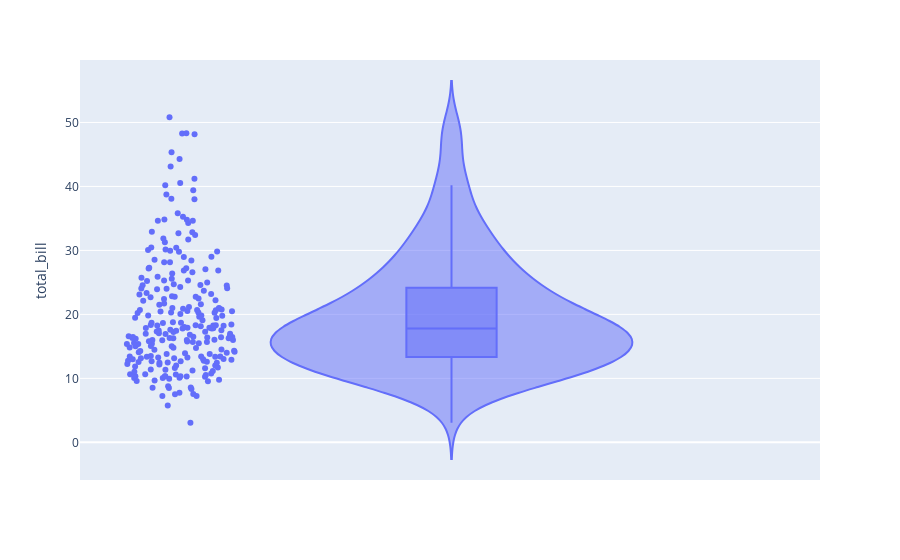
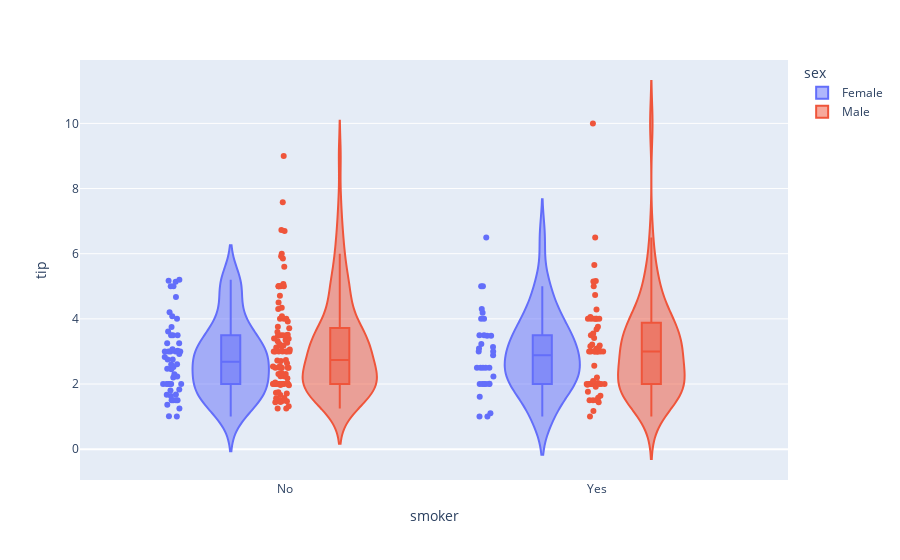
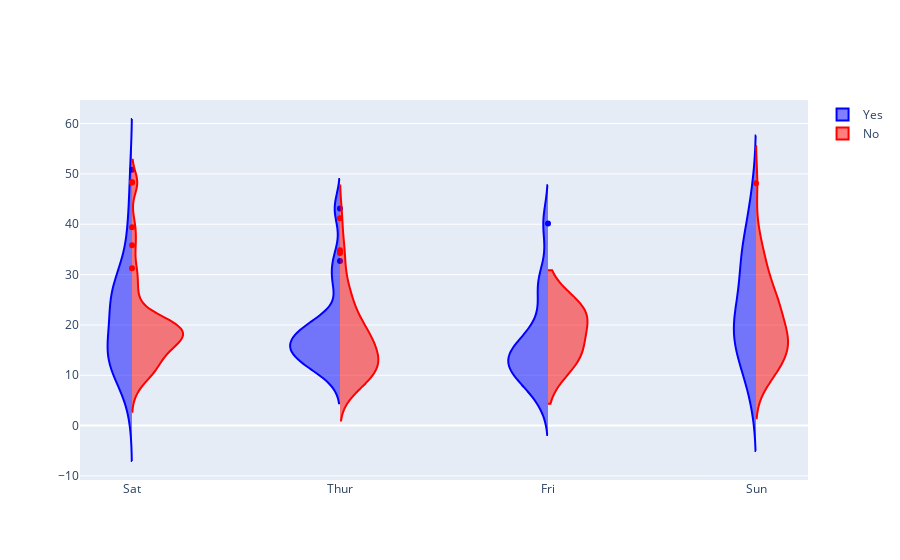

Notebook code cell kept with these figures, in order:
### Code cell
# Step 6: Show the violin plots
basic_violin_plot.show()
multiple_violin_plot.show()
customized_violin_plot.show()

### Figure 1 — Plotly figure (JSON) as saved in the notebook; plotly's stock layout.template omitted (floating-point values rounded to 4 significant figures; data arrays with more than 128 entries replaced by an {"elided": "..."} marker saying what was removed)
{"data": [{"alignmentgroup": "True", "box": {"visible": true}, "hovertemplate": "total_bill=%{y}<extra></extra>", "legendgroup": "", "marker": {"color": "#636efa"}, "name": "", "offsetgroup": "", "orientation": "v", "points": "all", "scalegroup": "True", "showlegend": false, "type": "violin", "x0": " ", "xaxis": "x", "y": {"elided": "244 float values"}, "y0": " ", "yaxis": "y"}], "layout": {"legend": {"tracegroupgap": 0}, "margin": {"t": 60}, "violinmode": "group", "xaxis": {"anchor": "y", "domain": [0, 1]}, "yaxis": {"anchor": "x", "domain": [0, 1], "title": {"text": "total_bill"}}}}

### Figure 2 — Plotly figure (JSON) as saved in the notebook; plotly's stock layout.template omitted (floating-point values rounded to 4 significant figures; data arrays with more than 128 entries replaced by an {"elided": "..."} marker saying what was removed)
{"data": [{"alignmentgroup": "True", "box": {"visible": true}, "customdata": {"elided": "87x5 mixed values"}, "hovertemplate": "sex=%{customdata[1]}<br>smoker=%{x}<br>tip=%{y}<br>total_bill=%{customdata[0]}<br>day=%{customdata[2]}<br>time=%{customdata[3]}<br>size=%{customdata[4]}<extra></extra>", "legendgroup": "Female", "marker": {"color": "#636efa"}, "name": "Female", "offsetgroup": "Female", "orientation": "v", "points": "all", "scalegroup": "True", "showlegend": true, "type": "violin", "x": ["No", "No", "No", "No", "No", "No", "No", "No", "No", "No", "No", "No", "No", "No", "No", "No", "Yes", "No", "Yes", "Yes", "No", "No", "No", "Yes", "Yes", "No", "Yes", "Yes", "Yes", "Yes", "No", "Yes", "No", "No", "No", "No", "No", "No", "No", "No", "No", "No", "No", "No", "No", "No", "No", "No", "No", "No", "No", "No", "No", "No", "No", "No", "No", "No", "No", "No", "No", "Yes", "Yes", "Yes", "Yes", "Yes", "Yes", "Yes", "Yes", "Yes", "Yes", "Yes", "Yes", "Yes", "Yes", "Yes", "Yes", "Yes", "Yes", "Yes", "No", "Yes", "Yes", "Yes", "No", "Yes", "No"], "x0": " ", "xaxis": "x", "y": [1.01, 3.61, 5, 3.02, 1.67, 3.5, 2.75, 2.23, 3, 3, 2.45, 3.07, 2.6, 5.2, 1.5, 2.47, 1, 3, 3.14, 5, 2.2, 1.83, 5.17, 1, 4.3, 3.25, 2.5, 3, 2.5, 3.48, 4.08, 4, 1, 4, 3.5, 1.5, 1.8, 2.92, 1.68, 2.52, 4.2, 2, 2, 2.83, 1.5, 2, 3.25, 1.25, 2, 2, 2.75, 3.5, 5, 2.3, 1.5, 1.36, 1.63, 5.14, 3.75, 2.61, 2, 3, 1.61, 2, 4, 3.5, 3.5, 4.19, 5, 2, 2.01, 2, 2.5, 3.23, 2.23, 2.5, 6.5, 1.1, 3.09, 3.48, 3, 2.5, 2, 2.88, 4.67, 2, 3], "y0": " ", "yaxis": "y"}, {"alignmentgroup": "True", "box": {"visible": true}, "customdata": {"elided": "157x5 mixed values"}, "hovertemplate": "sex=%{customdata[1]}<br>smoker=%{x}<br>tip=%{y}<br>total_bill=%{customdata[0]}<br>day=%{customdata[2]}<br>time=%{customdata[3]}<br>size=%{customdata[4]}<extra></extra>", "legendgroup": "Male", "marker": {"color": "#EF553B"}, "name": "Male", "offsetgroup": "Male", "orientation": "v", "points": "all", "scalegroup": "True", "showlegend": true, "type": "violin", "x": {"elided": "157 str values"}, "x0": " ", "xaxis": "x", "y": {"elided": "157 float values"}, "y0": " ", "yaxis": "y"}], "layout": {"legend": {"title": {"text": "sex"}, "tracegroupgap": 0}, "margin": {"t": 60}, "violinmode": "group", "xaxis": {"anchor": "y", "domain": [0, 1], "title": {"text": "smoker"}}, "yaxis": {"anchor": "x", "domain": [0, 1], "title": {"text": "tip"}}}}

### Figure 3 — Plotly figure (JSON) as saved in the notebook; plotly's stock layout.template omitted (floating-point values rounded to 4 significant figures; data arrays with more than 128 entries replaced by an {"elided": "..."} marker saying what was removed)
{"data": [{"legendgroup": "Yes", "line": {"color": "blue"}, "name": "Yes", "scalegroup": "Yes", "side": "negative", "type": "violin", "x": ["Sat", "Sat", "Sat", "Sat", "Sat", "Sat", "Sat", "Sat", "Sat", "Sat", "Sat", "Thur", "Thur", "Fri", "Fri", "Fri", "Fri", "Fri", "Fri", "Fri", "Fri", "Fri", "Sat", "Sat", "Sat", "Sat", "Sat", "Sat", "Thur", "Sun", "Sat", "Sat", "Sat", "Sat", "Sun", "Sun", "Sun", "Sun", "Sun", "Sun", "Sun", "Sun", "Sun", "Sun", "Sun", "Sun", "Sun", "Sun", "Sun", "Sun", "Sun", "Sun", "Thur", "Thur", "Thur", "Thur", "Thur", "Thur", "Thur", "Thur", "Thur", "Thur", "Thur", "Thur", "Thur", "Thur", "Sat", "Sat", "Sat", "Sat", "Sat", "Sat", "Sat", "Sat", "Sat", "Sat", "Sat", "Sat", "Sat", "Fri", "Fri", "Fri", "Fri", "Fri", "Fri", "Sat", "Sat", "Sat", "Sat", "Sat", "Sat", "Sat", "Sat"], "y": [38.01, 11.24, 20.29, 13.81, 11.02, 18.29, 3.07, 15.01, 26.86, 25.28, 17.92, 19.44, 32.68, 28.97, 5.75, 16.32, 40.17, 27.28, 12.03, 21.01, 11.35, 15.38, 44.3, 22.42, 15.36, 20.49, 25.21, 14.31, 16, 17.51, 10.59, 10.63, 50.81, 15.81, 7.25, 31.85, 16.82, 32.9, 17.89, 14.48, 9.6, 34.63, 34.65, 23.33, 45.35, 23.17, 40.55, 20.9, 30.46, 18.15, 23.1, 15.69, 19.81, 28.44, 15.48, 16.58, 10.34, 43.11, 13, 13.51, 18.71, 12.74, 13, 16.4, 20.53, 16.47, 26.59, 38.73, 24.27, 12.76, 30.06, 25.89, 13.27, 28.17, 12.9, 28.15, 11.59, 7.74, 30.14, 12.16, 13.42, 8.58, 13.42, 16.27, 10.09, 22.12, 24.01, 15.69, 15.53, 12.6, 32.83, 27.18, 22.67]}, {"legendgroup": "Yes", "line": {"color": "red"}, "name": "No", "scalegroup": "Yes", "side": "positive", "type": "violin", "x": {"elided": "151 str values"}, "y": {"elided": "151 float values"}}], "layout": {}}
